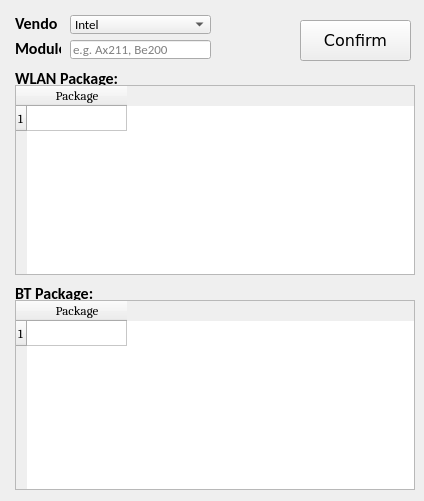
<?xml version="1.0" encoding="UTF-8"?>
<ui version="4.0">
 <class>wlanbt_select_Form</class>
 <widget class="QWidget" name="wlanbt_select_Form">
  <property name="geometry">
   <rect>
    <x>0</x>
    <y>0</y>
    <width>424</width>
    <height>501</height>
   </rect>
  </property>
  <property name="windowTitle">
   <string>WlanBT Select and Save</string>
  </property>
  <widget class="QPushButton" name="pushButton_wlanbt_confirm">
   <property name="geometry">
    <rect>
     <x>300</x>
     <y>20</y>
     <width>111</width>
     <height>41</height>
    </rect>
   </property>
   <property name="sizePolicy">
    <sizepolicy hsizetype="Fixed" vsizetype="Preferred">
     <horstretch>0</horstretch>
     <verstretch>0</verstretch>
    </sizepolicy>
   </property>
   <property name="font">
    <font>
     <family>Verdana</family>
     <pointsize>12</pointsize>
    </font>
   </property>
   <property name="text">
    <string>Confirm</string>
   </property>
  </widget>
  <widget class="QComboBox" name="comboBox_vender_select">
   <property name="geometry">
    <rect>
     <x>70</x>
     <y>15</y>
     <width>141</width>
     <height>19</height>
    </rect>
   </property>
   <property name="sizePolicy">
    <sizepolicy hsizetype="Preferred" vsizetype="Preferred">
     <horstretch>0</horstretch>
     <verstretch>0</verstretch>
    </sizepolicy>
   </property>
   <property name="font">
    <font>
     <family>Calibri</family>
     <pointsize>10</pointsize>
    </font>
   </property>
   <item>
    <property name="text">
     <string>Intel</string>
    </property>
   </item>
   <item>
    <property name="text">
     <string>Azwave-MTK</string>
    </property>
   </item>
   <item>
    <property name="text">
     <string>Azwave-RTK</string>
    </property>
   </item>
   <item>
    <property name="text">
     <string>Liteon-RTK</string>
    </property>
   </item>
   <item>
    <property name="text">
     <string>Liteon-Qualc</string>
    </property>
   </item>
  </widget>
  <widget class="QLabel" name="label_vendor">
   <property name="geometry">
    <rect>
     <x>15</x>
     <y>15</y>
     <width>43</width>
     <height>16</height>
    </rect>
   </property>
   <property name="sizePolicy">
    <sizepolicy hsizetype="Fixed" vsizetype="Fixed">
     <horstretch>0</horstretch>
     <verstretch>0</verstretch>
    </sizepolicy>
   </property>
   <property name="font">
    <font>
     <family>Calibri</family>
     <pointsize>12</pointsize>
     <weight>75</weight>
     <bold>true</bold>
    </font>
   </property>
   <property name="text">
    <string>Vendor:</string>
   </property>
  </widget>
  <widget class="QLabel" name="label_module">
   <property name="geometry">
    <rect>
     <x>15</x>
     <y>40</y>
     <width>46</width>
     <height>16</height>
    </rect>
   </property>
   <property name="sizePolicy">
    <sizepolicy hsizetype="Fixed" vsizetype="Fixed">
     <horstretch>0</horstretch>
     <verstretch>0</verstretch>
    </sizepolicy>
   </property>
   <property name="font">
    <font>
     <family>Calibri</family>
     <pointsize>12</pointsize>
     <weight>75</weight>
     <bold>true</bold>
    </font>
   </property>
   <property name="text">
    <string>Module:</string>
   </property>
  </widget>
  <widget class="QLineEdit" name="lineEdit_module_name">
   <property name="geometry">
    <rect>
     <x>70</x>
     <y>40</y>
     <width>141</width>
     <height>19</height>
    </rect>
   </property>
   <property name="sizePolicy">
    <sizepolicy hsizetype="Preferred" vsizetype="Preferred">
     <horstretch>0</horstretch>
     <verstretch>0</verstretch>
    </sizepolicy>
   </property>
   <property name="font">
    <font>
     <family>Calibri</family>
     <pointsize>10</pointsize>
    </font>
   </property>
   <property name="placeholderText">
    <string>e.g. Ax211, Be200</string>
   </property>
  </widget>
  <widget class="QLabel" name="label_wlan_package">
   <property name="geometry">
    <rect>
     <x>15</x>
     <y>70</y>
     <width>161</width>
     <height>16</height>
    </rect>
   </property>
   <property name="font">
    <font>
     <family>Calibri</family>
     <pointsize>12</pointsize>
     <weight>75</weight>
     <bold>true</bold>
    </font>
   </property>
   <property name="text">
    <string>WLAN Package:</string>
   </property>
  </widget>
  <widget class="QTableWidget" name="tableWidget_wlan_package_select">
   <property name="geometry">
    <rect>
     <x>15</x>
     <y>85</y>
     <width>400</width>
     <height>190</height>
    </rect>
   </property>
   <property name="font">
    <font>
     <family>Caladea</family>
     <pointsize>10</pointsize>
    </font>
   </property>
   <property name="sizeAdjustPolicy">
    <enum>QAbstractScrollArea::AdjustIgnored</enum>
   </property>
   <property name="editTriggers">
    <set>QAbstractItemView::NoEditTriggers</set>
   </property>
   <property name="textElideMode">
    <enum>Qt::ElideRight</enum>
   </property>
   <attribute name="verticalHeaderDefaultSectionSize">
    <number>25</number>
   </attribute>
   <attribute name="verticalHeaderHighlightSections">
    <bool>true</bool>
   </attribute>
   <attribute name="verticalHeaderMinimumSectionSize">
    <number>20</number>
   </attribute>
   <row>
    <property name="text">
     <string>1</string>
    </property>
    <property name="font">
     <font>
      <family>Calibri</family>
     </font>
    </property>
   </row>
   <column>
    <property name="text">
     <string>Package</string>
    </property>
    <property name="font">
     <font>
      <family>Calibri</family>
     </font>
    </property>
   </column>
   <item row="0" column="0">
    <property name="font">
     <font>
      <family>Calibri</family>
      <pointsize>12</pointsize>
     </font>
    </property>
   </item>
  </widget>
  <widget class="QLabel" name="label_bt_package">
   <property name="geometry">
    <rect>
     <x>15</x>
     <y>285</y>
     <width>141</width>
     <height>16</height>
    </rect>
   </property>
   <property name="font">
    <font>
     <family>Calibri</family>
     <pointsize>12</pointsize>
     <weight>75</weight>
     <bold>true</bold>
    </font>
   </property>
   <property name="text">
    <string>BT Package:</string>
   </property>
  </widget>
  <widget class="QTableWidget" name="tableWidget_bt_package_select">
   <property name="geometry">
    <rect>
     <x>15</x>
     <y>300</y>
     <width>400</width>
     <height>190</height>
    </rect>
   </property>
   <property name="font">
    <font>
     <family>Caladea</family>
     <pointsize>10</pointsize>
    </font>
   </property>
   <property name="sizeAdjustPolicy">
    <enum>QAbstractScrollArea::AdjustIgnored</enum>
   </property>
   <property name="editTriggers">
    <set>QAbstractItemView::NoEditTriggers</set>
   </property>
   <property name="textElideMode">
    <enum>Qt::ElideRight</enum>
   </property>
   <attribute name="verticalHeaderDefaultSectionSize">
    <number>25</number>
   </attribute>
   <attribute name="verticalHeaderHighlightSections">
    <bool>true</bool>
   </attribute>
   <attribute name="verticalHeaderMinimumSectionSize">
    <number>20</number>
   </attribute>
   <row>
    <property name="text">
     <string>1</string>
    </property>
    <property name="font">
     <font>
      <family>Calibri</family>
     </font>
    </property>
   </row>
   <column>
    <property name="text">
     <string>Package</string>
    </property>
    <property name="font">
     <font>
      <family>Calibri</family>
     </font>
    </property>
   </column>
   <item row="0" column="0">
    <property name="font">
     <font>
      <family>Calibri</family>
      <pointsize>12</pointsize>
     </font>
    </property>
   </item>
  </widget>
 </widget>
 <resources/>
 <connections/>
</ui>
